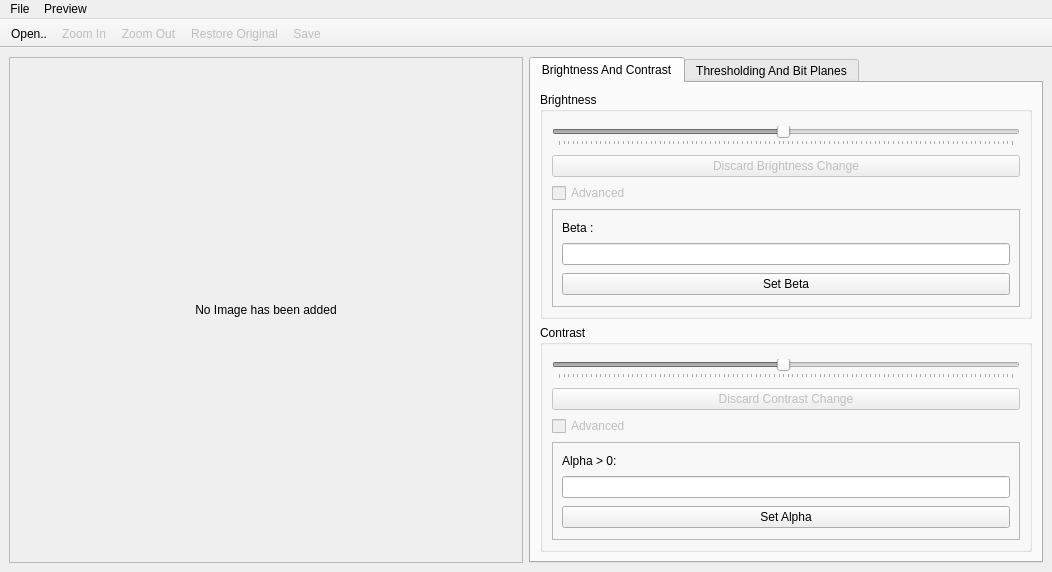
<?xml version="1.0" encoding="UTF-8"?>
<ui version="4.0">
 <class>MainWindow</class>
 <widget class="QMainWindow" name="MainWindow">
  <property name="geometry">
   <rect>
    <x>0</x>
    <y>0</y>
    <width>1052</width>
    <height>572</height>
   </rect>
  </property>
  <property name="sizePolicy">
   <sizepolicy hsizetype="Preferred" vsizetype="Preferred">
    <horstretch>0</horstretch>
    <verstretch>0</verstretch>
   </sizepolicy>
  </property>
  <property name="windowTitle">
   <string>MainWindow</string>
  </property>
  <property name="windowIcon">
   <iconset>
    <normaloff>icons/opencv_icon_132129.ico</normaloff>icons/opencv_icon_132129.ico</iconset>
  </property>
  <widget class="QWidget" name="centralwidget">
   <layout class="QHBoxLayout" name="horizontalLayout">
    <item>
     <widget class="QScrollArea" name="scrollArea">
      <property name="sizePolicy">
       <sizepolicy hsizetype="Expanding" vsizetype="Expanding">
        <horstretch>0</horstretch>
        <verstretch>0</verstretch>
       </sizepolicy>
      </property>
      <property name="minimumSize">
       <size>
        <width>300</width>
        <height>300</height>
       </size>
      </property>
      <property name="maximumSize">
       <size>
        <width>16777209</width>
        <height>16777215</height>
       </size>
      </property>
      <property name="verticalScrollBarPolicy">
       <enum>Qt::ScrollBarAsNeeded</enum>
      </property>
      <property name="horizontalScrollBarPolicy">
       <enum>Qt::ScrollBarAsNeeded</enum>
      </property>
      <property name="sizeAdjustPolicy">
       <enum>QAbstractScrollArea::AdjustToContents</enum>
      </property>
      <property name="widgetResizable">
       <bool>true</bool>
      </property>
      <property name="alignment">
       <set>Qt::AlignCenter</set>
      </property>
      <widget class="QWidget" name="scrollAreaWidgetContents">
       <property name="geometry">
        <rect>
         <x>8</x>
         <y>28</y>
         <width>496</width>
         <height>440</height>
        </rect>
       </property>
       <property name="sizePolicy">
        <sizepolicy hsizetype="Ignored" vsizetype="Ignored">
         <horstretch>0</horstretch>
         <verstretch>0</verstretch>
        </sizepolicy>
       </property>
       <property name="minimumSize">
        <size>
         <width>496</width>
         <height>440</height>
        </size>
       </property>
       <property name="maximumSize">
        <size>
         <width>242</width>
         <height>202</height>
        </size>
       </property>
       <property name="baseSize">
        <size>
         <width>1500</width>
         <height>1500</height>
        </size>
       </property>
       <property name="focusPolicy">
        <enum>Qt::TabFocus</enum>
       </property>
       <property name="contextMenuPolicy">
        <enum>Qt::NoContextMenu</enum>
       </property>
       <layout class="QVBoxLayout" name="verticalLayout">
        <item>
         <widget class="QLabel" name="label">
          <property name="text">
           <string>No Image has been added</string>
          </property>
          <property name="alignment">
           <set>Qt::AlignCenter</set>
          </property>
         </widget>
        </item>
       </layout>
      </widget>
     </widget>
    </item>
    <item>
     <widget class="QTabWidget" name="tabWidget">
      <property name="accessibleName">
       <string/>
      </property>
      <property name="currentIndex">
       <number>0</number>
      </property>
      <widget class="QWidget" name="brightness">
       <attribute name="title">
        <string>Brightness And Contrast</string>
       </attribute>
       <layout class="QVBoxLayout" name="verticalLayout_2">
        <item>
         <widget class="QGroupBox" name="groupBox">
          <property name="enabled">
           <bool>true</bool>
          </property>
          <property name="title">
           <string>Brightness</string>
          </property>
          <layout class="QVBoxLayout" name="verticalLayout_3">
           <item>
            <spacer name="verticalSpacer">
             <property name="orientation">
              <enum>Qt::Vertical</enum>
             </property>
             <property name="sizeType">
              <enum>QSizePolicy::Fixed</enum>
             </property>
             <property name="sizeHint" stdset="0">
              <size>
               <width>20</width>
               <height>5</height>
              </size>
             </property>
            </spacer>
           </item>
           <item>
            <widget class="QSlider" name="brightSlider">
             <property name="enabled">
              <bool>false</bool>
             </property>
             <property name="minimum">
              <number>1</number>
             </property>
             <property name="maximum">
              <number>100</number>
             </property>
             <property name="singleStep">
              <number>1</number>
             </property>
             <property name="value">
              <number>50</number>
             </property>
             <property name="sliderPosition">
              <number>50</number>
             </property>
             <property name="orientation">
              <enum>Qt::Horizontal</enum>
             </property>
             <property name="invertedAppearance">
              <bool>false</bool>
             </property>
             <property name="tickPosition">
              <enum>QSlider::TicksBelow</enum>
             </property>
             <property name="tickInterval">
              <number>1</number>
             </property>
            </widget>
           </item>
           <item>
            <spacer name="verticalSpacer_2">
             <property name="orientation">
              <enum>Qt::Vertical</enum>
             </property>
             <property name="sizeType">
              <enum>QSizePolicy::Fixed</enum>
             </property>
             <property name="sizeHint" stdset="0">
              <size>
               <width>20</width>
               <height>3</height>
              </size>
             </property>
            </spacer>
           </item>
           <item>
            <widget class="QPushButton" name="dicardBrightness">
             <property name="enabled">
              <bool>false</bool>
             </property>
             <property name="text">
              <string>Discard Brightness Change</string>
             </property>
            </widget>
           </item>
           <item>
            <widget class="QCheckBox" name="brightAdvCheck">
             <property name="enabled">
              <bool>false</bool>
             </property>
             <property name="text">
              <string>Advanced</string>
             </property>
            </widget>
           </item>
           <item>
            <widget class="QFrame" name="brightAdv">
             <property name="frameShape">
              <enum>QFrame::StyledPanel</enum>
             </property>
             <property name="frameShadow">
              <enum>QFrame::Raised</enum>
             </property>
             <layout class="QVBoxLayout" name="verticalLayout_4">
              <item>
               <widget class="QLabel" name="label_2">
                <property name="sizePolicy">
                 <sizepolicy hsizetype="Minimum" vsizetype="Maximum">
                  <horstretch>0</horstretch>
                  <verstretch>0</verstretch>
                 </sizepolicy>
                </property>
                <property name="text">
                 <string>Beta :</string>
                </property>
                <property name="alignment">
                 <set>Qt::AlignBottom|Qt::AlignLeading|Qt::AlignLeft</set>
                </property>
               </widget>
              </item>
              <item>
               <widget class="QLineEdit" name="betaInput"/>
              </item>
              <item>
               <widget class="QPushButton" name="setBeta">
                <property name="text">
                 <string>Set Beta</string>
                </property>
               </widget>
              </item>
             </layout>
            </widget>
           </item>
          </layout>
         </widget>
        </item>
        <item>
         <widget class="QGroupBox" name="groupBox_3">
          <property name="title">
           <string>Contrast</string>
          </property>
          <layout class="QVBoxLayout" name="verticalLayout_5">
           <item>
            <spacer name="verticalSpacer_3">
             <property name="orientation">
              <enum>Qt::Vertical</enum>
             </property>
             <property name="sizeType">
              <enum>QSizePolicy::Fixed</enum>
             </property>
             <property name="sizeHint" stdset="0">
              <size>
               <width>20</width>
               <height>5</height>
              </size>
             </property>
            </spacer>
           </item>
           <item>
            <widget class="QSlider" name="contrastSlider">
             <property name="enabled">
              <bool>false</bool>
             </property>
             <property name="minimum">
              <number>1</number>
             </property>
             <property name="maximum">
              <number>100</number>
             </property>
             <property name="singleStep">
              <number>1</number>
             </property>
             <property name="value">
              <number>50</number>
             </property>
             <property name="sliderPosition">
              <number>50</number>
             </property>
             <property name="orientation">
              <enum>Qt::Horizontal</enum>
             </property>
             <property name="invertedAppearance">
              <bool>false</bool>
             </property>
             <property name="tickPosition">
              <enum>QSlider::TicksBelow</enum>
             </property>
             <property name="tickInterval">
              <number>1</number>
             </property>
            </widget>
           </item>
           <item>
            <spacer name="verticalSpacer_4">
             <property name="orientation">
              <enum>Qt::Vertical</enum>
             </property>
             <property name="sizeType">
              <enum>QSizePolicy::Fixed</enum>
             </property>
             <property name="sizeHint" stdset="0">
              <size>
               <width>20</width>
               <height>3</height>
              </size>
             </property>
            </spacer>
           </item>
           <item>
            <widget class="QPushButton" name="discardContrast">
             <property name="enabled">
              <bool>false</bool>
             </property>
             <property name="text">
              <string>Discard Contrast Change</string>
             </property>
            </widget>
           </item>
           <item>
            <widget class="QCheckBox" name="contrastAdvCheck">
             <property name="enabled">
              <bool>false</bool>
             </property>
             <property name="text">
              <string>Advanced</string>
             </property>
            </widget>
           </item>
           <item>
            <widget class="QFrame" name="contrastAdv">
             <property name="frameShape">
              <enum>QFrame::StyledPanel</enum>
             </property>
             <property name="frameShadow">
              <enum>QFrame::Raised</enum>
             </property>
             <layout class="QVBoxLayout" name="verticalLayout_6">
              <item>
               <widget class="QLabel" name="label_3">
                <property name="sizePolicy">
                 <sizepolicy hsizetype="Minimum" vsizetype="Maximum">
                  <horstretch>0</horstretch>
                  <verstretch>0</verstretch>
                 </sizepolicy>
                </property>
                <property name="text">
                 <string>Alpha &gt; 0:</string>
                </property>
                <property name="alignment">
                 <set>Qt::AlignBottom|Qt::AlignLeading|Qt::AlignLeft</set>
                </property>
               </widget>
              </item>
              <item>
               <widget class="QLineEdit" name="alphaInput"/>
              </item>
              <item>
               <widget class="QPushButton" name="setAlpha">
                <property name="text">
                 <string>Set Alpha</string>
                </property>
               </widget>
              </item>
             </layout>
            </widget>
           </item>
          </layout>
         </widget>
        </item>
       </layout>
      </widget>
      <widget class="QWidget" name="tab">
       <attribute name="title">
        <string>Thresholding And Bit Planes</string>
       </attribute>
       <layout class="QVBoxLayout" name="verticalLayout_8">
        <item>
         <widget class="QGroupBox" name="groupBox_2">
          <property name="enabled">
           <bool>true</bool>
          </property>
          <property name="title">
           <string>Threshold</string>
          </property>
          <layout class="QGridLayout" name="gridLayout">
           <item row="0" column="0">
            <widget class="QLabel" name="label_4">
             <property name="text">
              <string>Value:</string>
             </property>
            </widget>
           </item>
           <item row="0" column="1">
            <widget class="QLineEdit" name="thresholdValue">
             <property name="text">
              <string>127</string>
             </property>
            </widget>
           </item>
           <item row="0" column="2">
            <widget class="QPushButton" name="thresholdAction">
             <property name="enabled">
              <bool>false</bool>
             </property>
             <property name="text">
              <string>Threshold!</string>
             </property>
            </widget>
           </item>
           <item row="1" column="0" colspan="3">
            <widget class="QPushButton" name="discardThreshold">
             <property name="enabled">
              <bool>false</bool>
             </property>
             <property name="text">
              <string>Discard Change</string>
             </property>
            </widget>
           </item>
          </layout>
         </widget>
        </item>
        <item>
         <widget class="QGroupBox" name="groupBox_4">
          <property name="title">
           <string>Bit Plane</string>
          </property>
          <layout class="QVBoxLayout" name="verticalLayout_7">
           <item>
            <widget class="QPushButton" name="bitplane">
             <property name="enabled">
              <bool>false</bool>
             </property>
             <property name="text">
              <string>Generate Bit Planes</string>
             </property>
            </widget>
           </item>
          </layout>
         </widget>
        </item>
       </layout>
      </widget>
     </widget>
    </item>
   </layout>
  </widget>
  <widget class="QMenuBar" name="menubar">
   <property name="geometry">
    <rect>
     <x>0</x>
     <y>0</y>
     <width>1052</width>
     <height>21</height>
    </rect>
   </property>
   <widget class="QMenu" name="menuFile">
    <property name="title">
     <string>File</string>
    </property>
    <widget class="QMenu" name="menuExport_As">
     <property name="title">
      <string>Export As </string>
     </property>
     <property name="icon">
      <iconset>
       <normaloff>:/image/icons/Export-icon.png</normaloff>:/image/icons/Export-icon.png</iconset>
     </property>
     <addaction name="actionjpeg"/>
     <addaction name="actionpng"/>
    </widget>
    <addaction name="actionNewWindow"/>
    <addaction name="separator"/>
    <addaction name="open"/>
    <addaction name="actionSave"/>
    <addaction name="menuExport_As"/>
    <addaction name="separator"/>
    <addaction name="exit"/>
   </widget>
   <widget class="QMenu" name="menuPreview">
    <property name="title">
     <string>Preview</string>
    </property>
    <addaction name="actionLive_Preview"/>
    <addaction name="separator"/>
    <addaction name="newTab"/>
   </widget>
   <addaction name="menuFile"/>
   <addaction name="menuPreview"/>
  </widget>
  <widget class="QToolBar" name="toolBar">
   <property name="windowTitle">
    <string>toolBar</string>
   </property>
   <property name="movable">
    <bool>false</bool>
   </property>
   <attribute name="toolBarArea">
    <enum>TopToolBarArea</enum>
   </attribute>
   <attribute name="toolBarBreak">
    <bool>false</bool>
   </attribute>
   <addaction name="open"/>
   <addaction name="actionZoom_In"/>
   <addaction name="actionZoom_Out"/>
   <addaction name="actionRestore_Original"/>
   <addaction name="actionSave"/>
  </widget>
  <action name="actionNewWindow">
   <property name="text">
    <string>New Window</string>
   </property>
   <property name="shortcut">
    <string>Ctrl+N</string>
   </property>
  </action>
  <action name="open">
   <property name="icon">
    <iconset>
     <normaloff>icons/file-new.png</normaloff>icons/file-new.png</iconset>
   </property>
   <property name="text">
    <string>Open..</string>
   </property>
   <property name="shortcut">
    <string>Ctrl+O</string>
   </property>
  </action>
  <action name="actionSave">
   <property name="enabled">
    <bool>false</bool>
   </property>
   <property name="icon">
    <iconset>
     <normaloff>icons/file-save.png</normaloff>icons/file-save.png</iconset>
   </property>
   <property name="text">
    <string>Save </string>
   </property>
   <property name="shortcut">
    <string>Ctrl+S</string>
   </property>
  </action>
  <action name="exit">
   <property name="icon">
    <iconset>
     <normaloff>icons/file-exit.png</normaloff>icons/file-exit.png</iconset>
   </property>
   <property name="text">
    <string>Exit</string>
   </property>
   <property name="shortcut">
    <string>Ctrl+Q</string>
   </property>
  </action>
  <action name="actionjpeg">
   <property name="enabled">
    <bool>false</bool>
   </property>
   <property name="text">
    <string>jpeg</string>
   </property>
  </action>
  <action name="actionpng">
   <property name="enabled">
    <bool>false</bool>
   </property>
   <property name="text">
    <string>png</string>
   </property>
  </action>
  <action name="actionRestore_Original">
   <property name="enabled">
    <bool>false</bool>
   </property>
   <property name="icon">
    <iconset>
     <normaloff>icons/baseline_restore_page_black_24dp.png</normaloff>icons/baseline_restore_page_black_24dp.png</iconset>
   </property>
   <property name="text">
    <string>Restore Original</string>
   </property>
  </action>
  <action name="actionLive_Preview">
   <property name="checkable">
    <bool>true</bool>
   </property>
   <property name="checked">
    <bool>true</bool>
   </property>
   <property name="text">
    <string>Live Preview</string>
   </property>
  </action>
  <action name="newTab">
   <property name="enabled">
    <bool>false</bool>
   </property>
   <property name="text">
    <string>Open new tab</string>
   </property>
  </action>
  <action name="actionZoom_Out">
   <property name="enabled">
    <bool>false</bool>
   </property>
   <property name="icon">
    <iconset>
     <normalon>icons/baseline_zoom_out_black_20.png</normalon>
    </iconset>
   </property>
   <property name="text">
    <string>Zoom Out</string>
   </property>
   <property name="toolTip">
    <string>Zoomout</string>
   </property>
  </action>
  <action name="actionZoom_In">
   <property name="enabled">
    <bool>false</bool>
   </property>
   <property name="icon">
    <iconset>
     <normaloff>icons/baseline_zoom_in_black_20.png</normaloff>icons/baseline_zoom_in_black_20.png</iconset>
   </property>
   <property name="text">
    <string>Zoom In</string>
   </property>
   <property name="toolTip">
    <string>Zoom In</string>
   </property>
  </action>
  <action name="actionbright">
   <property name="text">
    <string>bright</string>
   </property>
  </action>
 </widget>
 <resources/>
 <connections>
  <connection>
   <sender>exit</sender>
   <signal>triggered()</signal>
   <receiver>MainWindow</receiver>
   <slot>close()</slot>
   <hints>
    <hint type="sourcelabel">
     <x>-1</x>
     <y>-1</y>
    </hint>
    <hint type="destinationlabel">
     <x>399</x>
     <y>299</y>
    </hint>
   </hints>
  </connection>
 </connections>
</ui>
